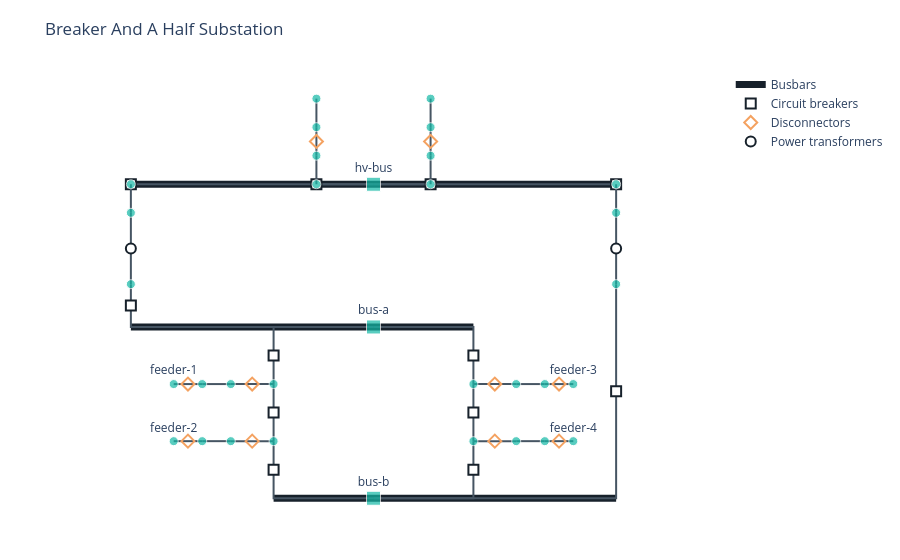

Here is the notebook cell this chart was saved with:
### Markdown cell above
### Breaker-and-a-Half

Two circuits share a middle breaker between two buses, providing redundancy while using fewer breakers than a double-breaker arrangement.

### Code cell
from IPython.display import display
from gdm.systems.substation import build_reference_design

system = build_reference_design('breaker_and_a_half')
display(system.plot_schematic(show=False))

### Figure 1 — Plotly figure (JSON) as saved in the notebook; plotly's stock layout.template omitted (floating-point values rounded to 4 significant figures)
{"data": [{"hovertemplate": "<b>bus-a</b><br>Busbar<extra></extra>", "line": {"color": "#17212b", "width": 7}, "mode": "lines", "name": "Busbars", "showlegend": true, "type": "scatter", "x": [-8.5, 3.5], "y": [3, 3]}, {"hovertemplate": "<b>hv-bus</b><br>Busbar<extra></extra>", "line": {"color": "#17212b", "width": 7}, "mode": "lines", "name": "Busbars", "showlegend": false, "type": "scatter", "x": [-8.5, 8.5], "y": [8, 8]}, {"hovertemplate": "<b>bus-b</b><br>Busbar<extra></extra>", "line": {"color": "#17212b", "width": 7}, "mode": "lines", "name": "Busbars", "showlegend": false, "type": "scatter", "x": [-3.5, 8.5], "y": [-3, -3]}, {"hoverinfo": "skip", "line": {"color": "#465563", "width": 2}, "mode": "lines", "name": "Connections - CircuitBreaker", "showlegend": false, "type": "scatter", "x": [0, -3.5, -3.5, null, 0, 3.5, 3.5, null, 0, -8.5, -8.5, null, 0, -3.5, -3.5, null, 0, 3.5, 3.5, null, 0, 8.5, 8.5, null, -3.5, -3.5, null, 3.5, 3.5, null, 0, -2, -2, null, 0, 2, 2, null, 0, -8.5, -8.5, null, 0, 8.5, 8.5, null], "y": [3, 3, 1, null, 3, 3, 1, null, 3, 3, 4.5, null, -3, -3, -1, null, -3, -3, -1, null, -3, -3, 4.5, null, 1, -1, null, 1, -1, null, 8, 8, 8, null, 8, 8, 8, null, 8, 8, 8, null, 8, 8, 8, null]}, {"hoverinfo": "text", "hovertext": ["<b>diameter-1-breaker-a</b><br>CircuitBreaker", "<b>diameter-2-breaker-a</b><br>CircuitBreaker", "<b>transformer-1-lv-breaker</b><br>CircuitBreaker", "<b>diameter-1-breaker-b</b><br>CircuitBreaker", "<b>diameter-2-breaker-b</b><br>CircuitBreaker", "<b>transformer-2-lv-breaker</b><br>CircuitBreaker", "<b>diameter-1-breaker-middle</b><br>CircuitBreaker", "<b>diameter-2-breaker-middle</b><br>CircuitBreaker", "<b>incoming-line-1-breaker</b><br>CircuitBreaker", "<b>incoming-line-2-breaker</b><br>CircuitBreaker", "<b>transformer-1-hv-breaker</b><br>CircuitBreaker", "<b>transformer-2-hv-breaker</b><br>CircuitBreaker"], "marker": {"color": "white", "line": {"color": "#17212b", "width": 2}, "size": 10, "symbol": "square"}, "mode": "markers", "name": "Circuit breakers", "type": "scatter", "x": [-3.5, 3.5, -8.5, -3.5, 3.5, 8.5, -3.5, 3.5, -2, 2, -8.5, 8.5], "y": [2, 2, 3.75, -2, -2, 0.75, 0, 0, 8, 8, 8, 8]}, {"hoverinfo": "skip", "line": {"color": "#465563", "width": 2}, "mode": "lines", "name": "Connections - Disconnector", "showlegend": false, "type": "scatter", "x": [-3.5, -5, null, -3.5, -5, null, 3.5, 5, null, 3.5, 5, null, -2, -2, null, 2, 2, null, -6, -7, null, -6, -7, null, 6, 7, null, 6, 7, null], "y": [1, 1, null, -1, -1, null, 1, 1, null, -1, -1, null, 10, 9, null, 10, 9, null, 1, 1, null, -1, -1, null, 1, 1, null, -1, -1, null]}, {"hoverinfo": "text", "hovertext": ["<b>feeder-1-disconnector</b><br>Disconnector", "<b>feeder-2-disconnector</b><br>Disconnector", "<b>feeder-3-disconnector</b><br>Disconnector", "<b>feeder-4-disconnector</b><br>Disconnector", "<b>incoming-line-1-isolator</b><br>Disconnector", "<b>incoming-line-2-isolator</b><br>Disconnector", "<b>feeder-1-line-disconnector</b><br>Disconnector", "<b>feeder-2-line-disconnector</b><br>Disconnector", "<b>feeder-3-line-disconnector</b><br>Disconnector", "<b>feeder-4-line-disconnector</b><br>Disconnector"], "marker": {"color": "#f4a261", "line": {"color": "#17212b", "width": 2}, "size": 10, "symbol": "diamond-open"}, "mode": "markers", "name": "Disconnectors", "type": "scatter", "x": [-4.25, -4.25, 4.25, 4.25, -2, 2, -6.5, -6.5, 6.5, 6.5], "y": [1, -1, 1, -1, 9.5, 9.5, 1, -1, 1, -1]}, {"hoverinfo": "skip", "line": {"color": "#465563", "width": 2}, "mode": "lines", "name": "Connections - InstrumentTransformer", "showlegend": false, "type": "scatter", "x": [-5, -6, null, -5, -6, null, 5, 6, null, 5, 6, null, -2, -2, null, 2, 2, null, -8.5, -8.5, null, 8.5, 8.5, null], "y": [1, 1, null, -1, -1, null, 1, 1, null, -1, -1, null, 9, 8, null, 9, 8, null, 8, 7, null, 8, 7, null]}, {"hoverinfo": "skip", "line": {"color": "#465563", "width": 2}, "mode": "lines", "name": "Connections - LineTrap", "showlegend": false, "type": "scatter", "x": [-2, -2, null, 2, 2, null], "y": [11, 10, null, 11, 10, null]}, {"hoverinfo": "skip", "line": {"color": "#465563", "width": 2}, "mode": "lines", "name": "Connections - PowerTransformer", "showlegend": false, "type": "scatter", "x": [-8.5, -8.5, null, 8.5, 8.5, null], "y": [7, 4.5, null, 7, 4.5, null]}, {"hoverinfo": "text", "hovertext": ["<b>transformer-1</b><br>PowerTransformer", "<b>transformer-2</b><br>PowerTransformer"], "marker": {"color": "white", "line": {"color": "#17212b", "width": 2}, "size": 10, "symbol": "circle"}, "mode": "markers", "name": "Power transformers", "type": "scatter", "x": [-8.5, 8.5], "y": [5.75, 5.75]}, {"hoverinfo": "text", "hovertext": ["<b>bus-a</b><br>busbar<br>A,B,C<br>12.47 kV", "<b>bus-b</b><br>busbar<br>A,B,C<br>12.47 kV", "<b>diameter-1-circuit-node-a</b><br>junction<br>A,B,C<br>12.47 kV", "<b>diameter-1-circuit-node-b</b><br>junction<br>A,B,C<br>12.47 kV", "<b>feeder-1-node</b><br>junction<br>A,B,C<br>12.47 kV", "<b>feeder-2-node</b><br>junction<br>A,B,C<br>12.47 kV", "<b>diameter-2-circuit-node-a</b><br>junction<br>A,B,C<br>12.47 kV", "<b>diameter-2-circuit-node-b</b><br>junction<br>A,B,C<br>12.47 kV", "<b>feeder-3-node</b><br>junction<br>A,B,C<br>12.47 kV", "<b>feeder-4-node</b><br>junction<br>A,B,C<br>12.47 kV", "<b>hv-bus</b><br>busbar<br>A,B,C<br>69.0 kV", "<b>incoming-line-1-line-node</b><br>junction<br>A,B,C<br>69.0 kV", "<b>incoming-line-1-trap-node</b><br>junction<br>A,B,C<br>69.0 kV", "<b>incoming-line-1-isolator-node</b><br>junction<br>A,B,C<br>69.0 kV", "<b>incoming-line-1-ct-node</b><br>junction<br>A,B,C<br>69.0 kV", "<b>incoming-line-2-line-node</b><br>junction<br>A,B,C<br>69.0 kV", "<b>incoming-line-2-trap-node</b><br>junction<br>A,B,C<br>69.0 kV", "<b>incoming-line-2-isolator-node</b><br>junction<br>A,B,C<br>69.0 kV", "<b>incoming-line-2-ct-node</b><br>junction<br>A,B,C<br>69.0 kV", "<b>transformer-1-hv-node</b><br>junction<br>A,B,C<br>69.0 kV", "<b>transformer-1-hv-winding-node</b><br>junction<br>A,B,C<br>69.0 kV", "<b>transformer-1-lv-winding-node</b><br>junction<br>A,B,C<br>12.47 kV", "<b>transformer-2-hv-node</b><br>junction<br>A,B,C<br>69.0 kV", "<b>transformer-2-hv-winding-node</b><br>junction<br>A,B,C<br>69.0 kV", "<b>transformer-2-lv-winding-node</b><br>junction<br>A,B,C<br>12.47 kV", "<b>feeder-1-ct-node</b><br>junction<br>A,B,C<br>12.47 kV", "<b>feeder-1-line-node</b><br>junction<br>A,B,C<br>12.47 kV", "<b>feeder-2-ct-node</b><br>junction<br>A,B,C<br>12.47 kV", "<b>feeder-2-line-node</b><br>junction<br>A,B,C<br>12.47 kV", "<b>feeder-3-ct-node</b><br>junction<br>A,B,C<br>12.47 kV", "<b>feeder-3-line-node</b><br>junction<br>A,B,C<br>12.47 kV", "<b>feeder-4-ct-node</b><br>junction<br>A,B,C<br>12.47 kV", "<b>feeder-4-line-node</b><br>junction<br>A,B,C<br>12.47 kV"], "marker": {"color": "#14b8a6", "line": {"color": "white", "width": 1}, "size": [14, 14, 9, 9, 9, 9, 9, 9, 9, 9, 14, 9, 9, 9, 9, 9, 9, 9, 9, 9, 9, 9, 9, 9, 9, 9, 9, 9, 9, 9, 9, 9, 9], "symbol": ["square", "square", "circle", "circle", "circle", "circle", "circle", "circle", "circle", "circle", "square", "circle", "circle", "circle", "circle", "circle", "circle", "circle", "circle", "circle", "circle", "circle", "circle", "circle", "circle", "circle", "circle", "circle", "circle", "circle", "circle", "circle", "circle"]}, "mode": "markers+text", "name": "Busbar sections", "showlegend": false, "text": ["bus-a", "bus-b", "", "", "", "", "", "", "", "", "hv-bus", "", "", "", "", "", "", "", "", "", "", "", "", "", "", "", "feeder-1", "", "feeder-2", "", "feeder-3", "", "feeder-4"], "textposition": "top center", "type": "scatter", "x": [0.0, 0.0, -3.5, -3.5, -5.0, -5.0, 3.5, 3.5, 5.0, 5.0, 0.0, -2.0, -2.0, -2.0, -2.0, 2.0, 2.0, 2.0, 2.0, -8.5, -8.5, -8.5, 8.5, 8.5, 8.5, -6.0, -7.0, -6.0, -7.0, 6.0, 7.0, 6.0, 7.0], "y": [3.0, -3.0, 1.0, -1.0, 1.0, -1.0, 1.0, -1.0, 1.0, -1.0, 8.0, 11.0, 10.0, 9.0, 8.0, 11.0, 10.0, 9.0, 8.0, 8.0, 7.0, 4.5, 8.0, 7.0, 4.5, 1.0, 1.0, -1.0, -1.0, 1.0, 1.0, -1.0, -1.0]}], "layout": {"margin": {"b": 30, "l": 30, "r": 30, "t": 70}, "paper_bgcolor": "white", "plot_bgcolor": "white", "showlegend": true, "title": {"text": "Breaker And A Half Substation"}, "xaxis": {"showgrid": false, "showticklabels": false, "visible": false, "zeroline": false}, "yaxis": {"scaleanchor": "x", "scaleratio": 1, "showgrid": false, "showticklabels": false, "visible": false, "zeroline": false}}}
